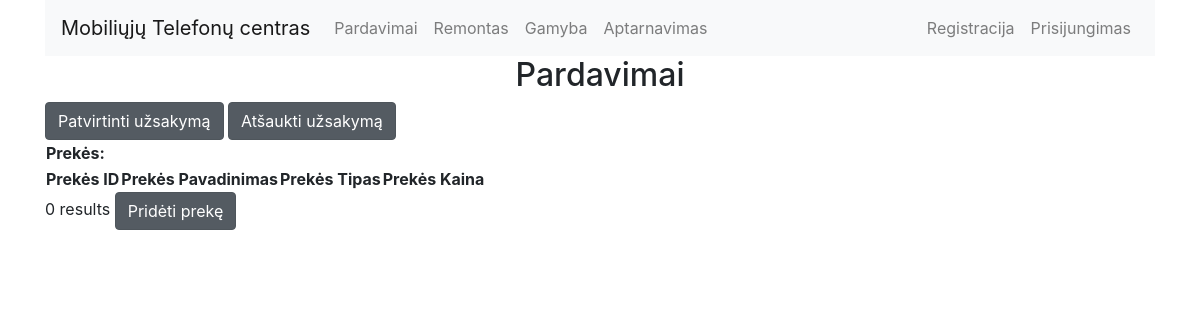
Page /views/sales/salesMain.php on the earlier database version.
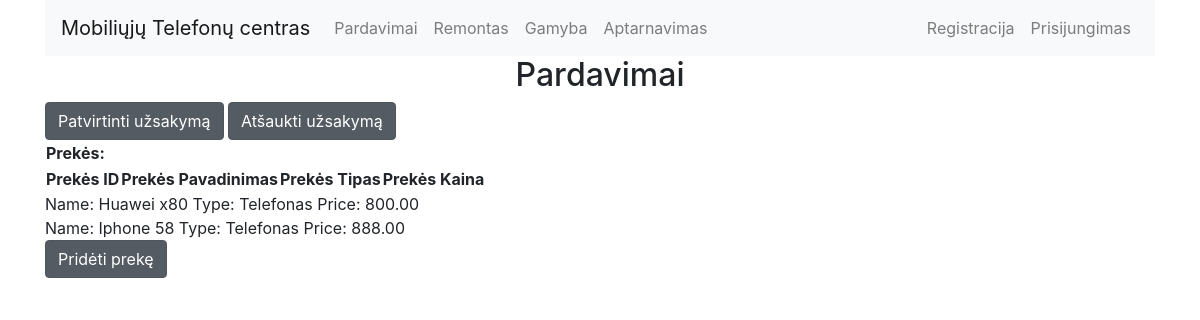
Same page on the later database version.
### tables this page shows
CREATE TABLE `sales` (
  `id` int(11) NOT NULL,
  `name` varchar(30) NOT NULL,
  `type` varchar(15) NOT NULL,
  `price` varchar(15) NOT NULL
);

### views/sales/salesMain.php (the view, shortened to what this page needs)
<?php
	include_once '../header.php';
?>
  <div class="container">
    <h1 class="h2 text-center">Pardavimai</h1>
	<a href="orderConfirm.php" class="btn btn-secondary btn-md active" role="button" aria-pressed="true" width="auto">Patvirtinti užsakymą</a>
	<a href="orderReject.php" class="btn btn-secondary btn-md active" role="button" aria-pressed="true" width="auto">Atšaukti užsakymą</a>
	<table id="customers">
		<tr>
			<th colspan="4">
			Prekės:
			</th>
		</tr>
		<tr>
			<th>
			Prekės ID
			</th>
			<th>
			Prekės Pavadinimas
			</th>
			<th>
			Prekės Tipas
			</th>
			<th>
			Prekės Kaina
			</th>
		</tr>
	</table>
	<?php
	include_once '../../inc/dbconn.php';
	$sql = "SELECT name, type, price FROM sales";
	$result = $conn->query($sql);
	if ($result->num_rows > 0) {
    while($row = $result->fetch_assoc()) {
        echo "Name: " . $row["name"]. " Type: " . $row["type"]. " Price: " . $row["price"]. "<br>";
    }
} else {
    echo "0 results";
}
?>
	<a href="addItem.php" class="btn btn-secondary btn-md active" role="button" aria-pressed="true" width="auto">Pridėti prekę</a>
  </div>
<?php
	include_once '../footer.php';
?>

Differences in the rows shown:
added sales: name "Huawei x80", type "Telefonas", price "800.00"
added sales: name "Iphone 58", type "Telefonas", price "888.00"
Other differences:
text no longer shown: "0 results"
